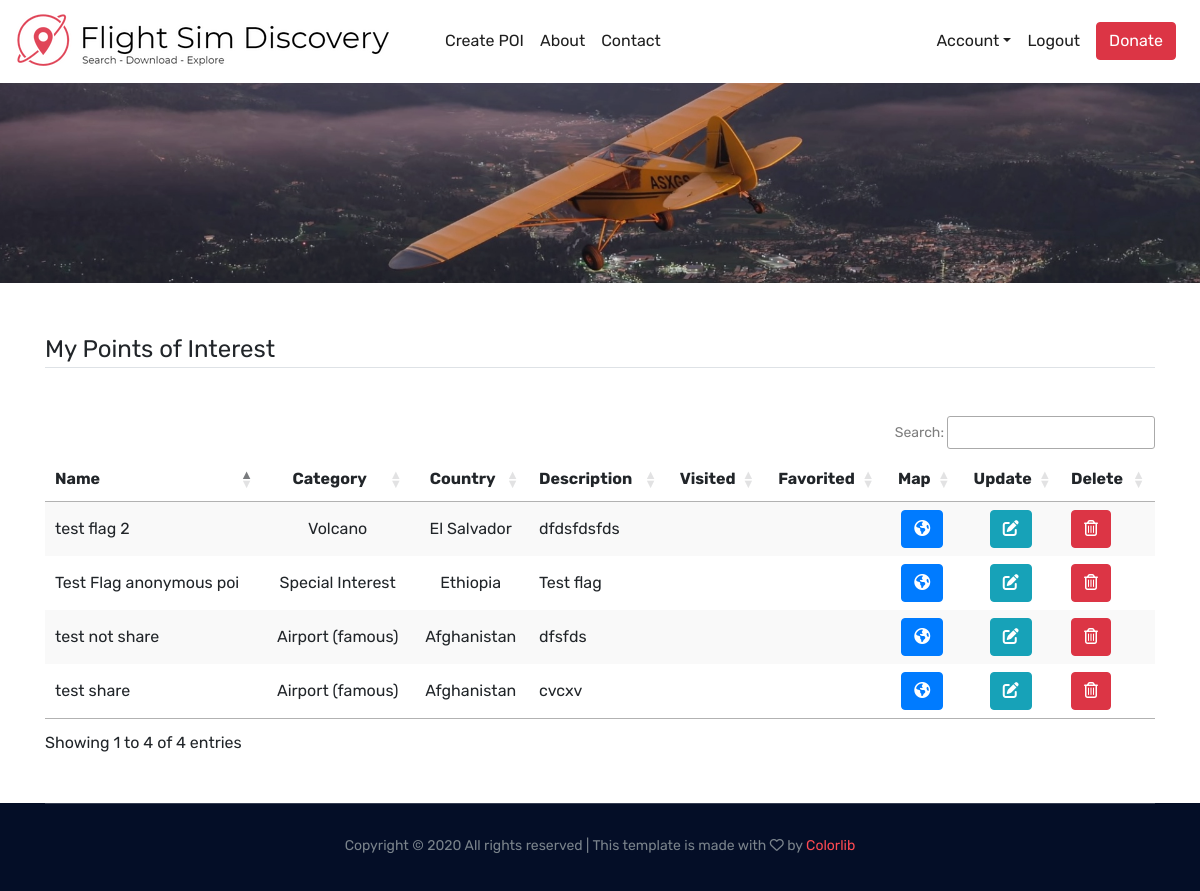
/user_pois (signed in), run on an earlier commit of the app's database.
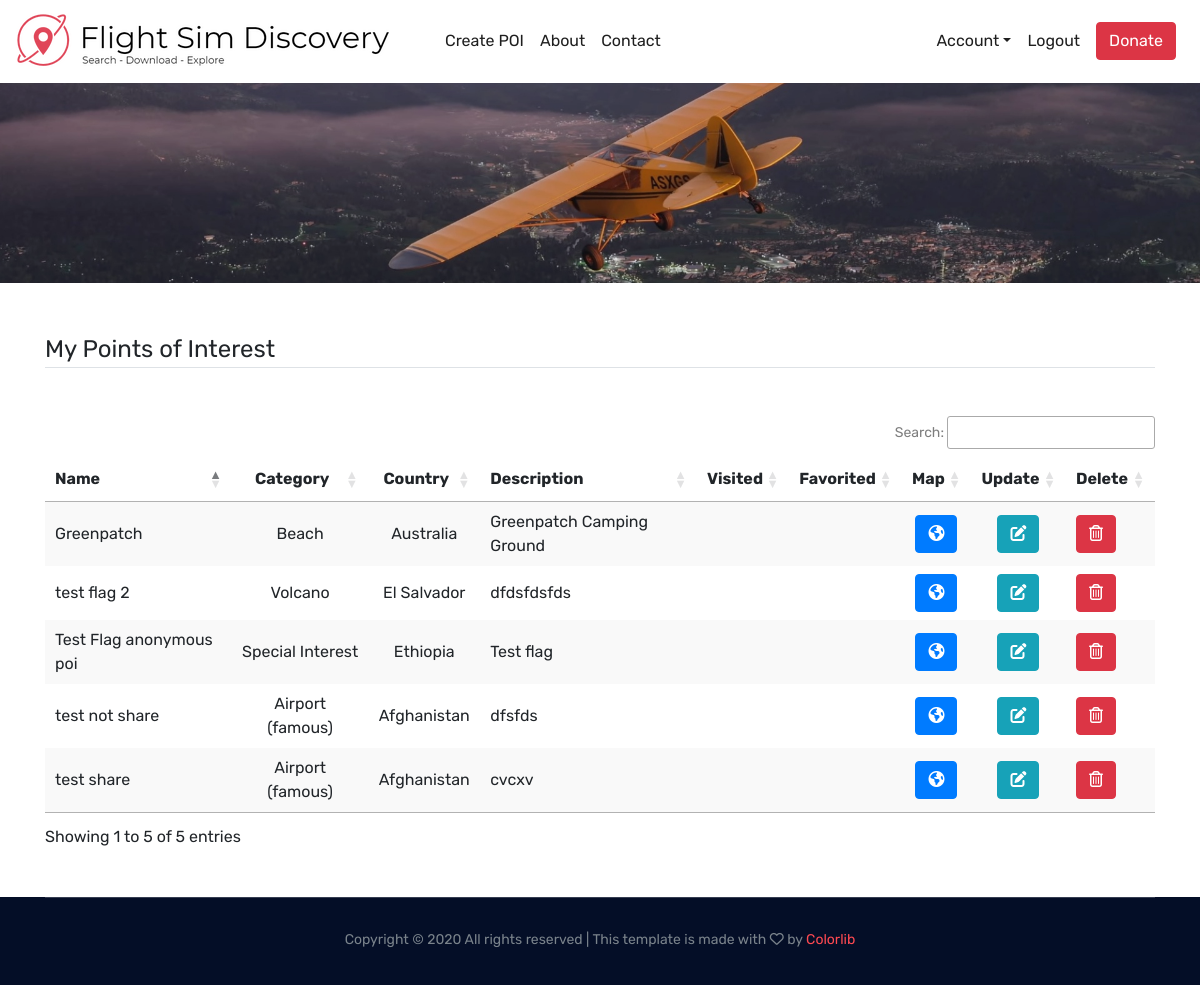
And on a later commit of the database.
### flightsimdiscovery/models.py (models this page shows, shortened)
class Pois(db.Model):
    id = db.Column(db.Integer, primary_key=True)
    user_id = db.Column(db.Integer, db.ForeignKey('user.id'), nullable=False)
    name = db.Column(db.String(50), unique=True, nullable=False)
    latitude = db.Column(db.FLOAT, unique=False, nullable=False)
    longitude = db.Column(db.FLOAT, unique=False, nullable=False)
    region = db.Column(db.String(20), unique=False, nullable=False)
    country = db.Column(db.String(60), unique=False, nullable=False)
    category = db.Column(db.String(20), unique=False, nullable=False)
    description = db.Column(db.Text, nullable=True)
    nearest_icao_code = db.Column(db.String(4), nullable=True)
    date_posted = db.Column(db.DateTime, nullable=False, default=datetime.utcnow)
    share = db.Column(db.Boolean(), nullable=False, default=True)
    flag = db.Column(db.Boolean(), nullable=False, default=False)

### flightsimdiscovery/users/routes.py (the view)
@users.route("/user_pois")
@login_required
def user_pois():
    print(current_user.id)
    user_pois_with_additional_data = get_user_pois_dict_inc_favorites_visited(current_user.id, True)
    return render_template('user_pois.html', user_pois=user_pois_with_additional_data)

### flightsimdiscovery/models.py (called while the page is built)
@login_manager.user_loader
def load_user(user_id):
    return User.query.get(int(user_id))

### flightsimdiscovery/pois/utils.py (called while the page is built)
def getTickImageBasedOnState(state):
    if state:
        return "fas fa-check"
    else:
        return ""

### flightsimdiscovery/users/utitls.py (called while the page is built)
def get_pois_id_list(poi_id_list):
    id_list = []
    for poi_id in poi_id_list:
        id_list.append(poi_id.poi_id)
    return id_list

### flightsimdiscovery/templates/user_pois.html (shortened to what this page needs)
{% extends "base.html" %}
{% block content %}
<div class="bradcam_area register_bg">
</div>
<div class="container">
    <div class="user_pois_section my-5">
        <div class="db_table_area">
            <legend class="border-bottom mb-5">My Points of Interest</legend>
            <table id="account_poi_datatable" class="stripe">
                <thead class="">
                <tr>
                    <th scope="col">Name</th>
                    <th scope="col">Category</th>
                    <th scope="col">Country</th>
                    <th scope="col">Description</th>
                    <th scope="col">Visited</th>
                    <th scope="col">Favorited</th>
                    <th scope="col">Map</th>
                    <th scope="col">Update</th>
                    <th scope="col">Delete</th>
                </tr>
                </thead>
                <tbody>
                {% for poi in user_pois %}
                <tr>
                    <td>{{poi.name}}</td>
                    <td>{{poi.category}}</td>
                    <td>{{poi.country}}</td>
                    <td>{{poi.description}}</td>
                    <td><i class="{{poi.visited}}"></i></td>
                    <td><i class="{{poi.favorited}}"></i></td>
                    <td><a href="/{{poi.location}}" class="btn btn-primary" onclick="this.form.submit()" role="button"
                           aria-disabled="true"><i class="fas fa-globe-americas"></i></a></td>
                    <td><a href="/poi/{{poi.id}}/update" class="btn btn-info" role="button" aria-disabled="true"><i
                            class="fas fa-edit"></i></a></td>
                    <td>
                        <button type="button" class="open_delete_modal btn btn-danger" data-id="{{poi.id}}"
                                data-toggle="modal" data-target="#deleteModal"><i class="far fa-trash-alt"></i></button>
                    </td>
                </tr>
                {% endfor %}
                </tbody>
            </table>
        </div>
    </div>
</div>
{% endblock content %}

What changed in the data, as far as the page shows it:
added Pois: name "Greenpatch", category "Beach", country "Australia", description "Greenpatch Camping Ground"
Also different on the page:
text written by a page script: "Search: Showing 1 to 4 of 4 entries" → "Search: Showing 1 to 5 of 5 entries"
